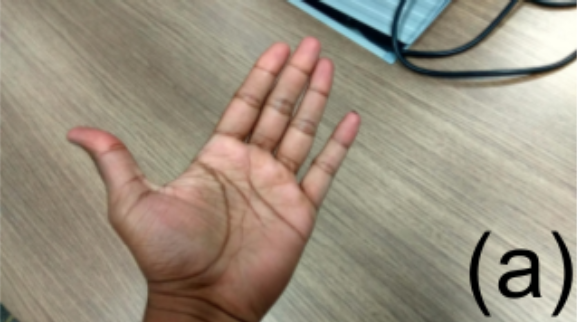
#> input picture images/hand.png, 577 x 322 px
$ python AddFIlterResponseToImage.py
#> lines starting #> are read from the running program, lines starting #| are printed output that depends on the picture
import cv2
import numpy as np
from matplotlib import pyplot as plt

img1 = cv2.imread('images/hand.png').astype(np.int32)
img2 = cv2.imread('images/hand_canny.png').astype(np.int32)
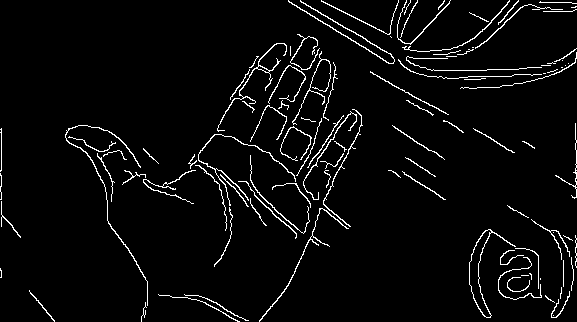
#> input picture images/hand_canny.png, 577 x 322 px
#> img2: shape (322, 577, 3) int32; 4.1% white in thin lines or dots

added = np.add(img1, img2)
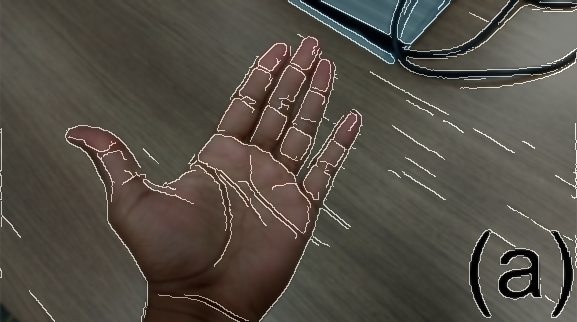
#> added: shape (322, 577, 3) int32; mean B, G, R 137.3, 153.8, 164.6; drawn with min black and max white

maxed = np.clip(added, 0, 255).astype(np.uint8)
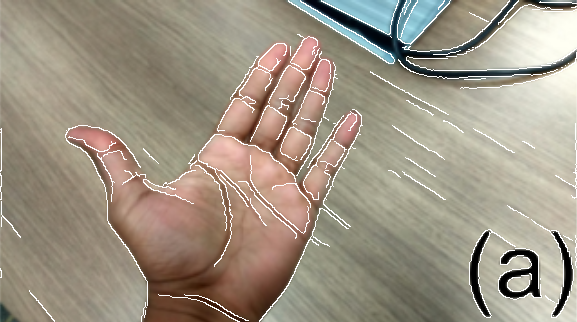
#> maxed: shape (322, 577, 3); mean B, G, R 132.5, 148.5, 158.7

cv2.imshow('show', maxed)
cv2.imwrite('images/hand_filter_added.png', maxed)
cv2.waitKey(0)
cv2.destroyAllWindows()
